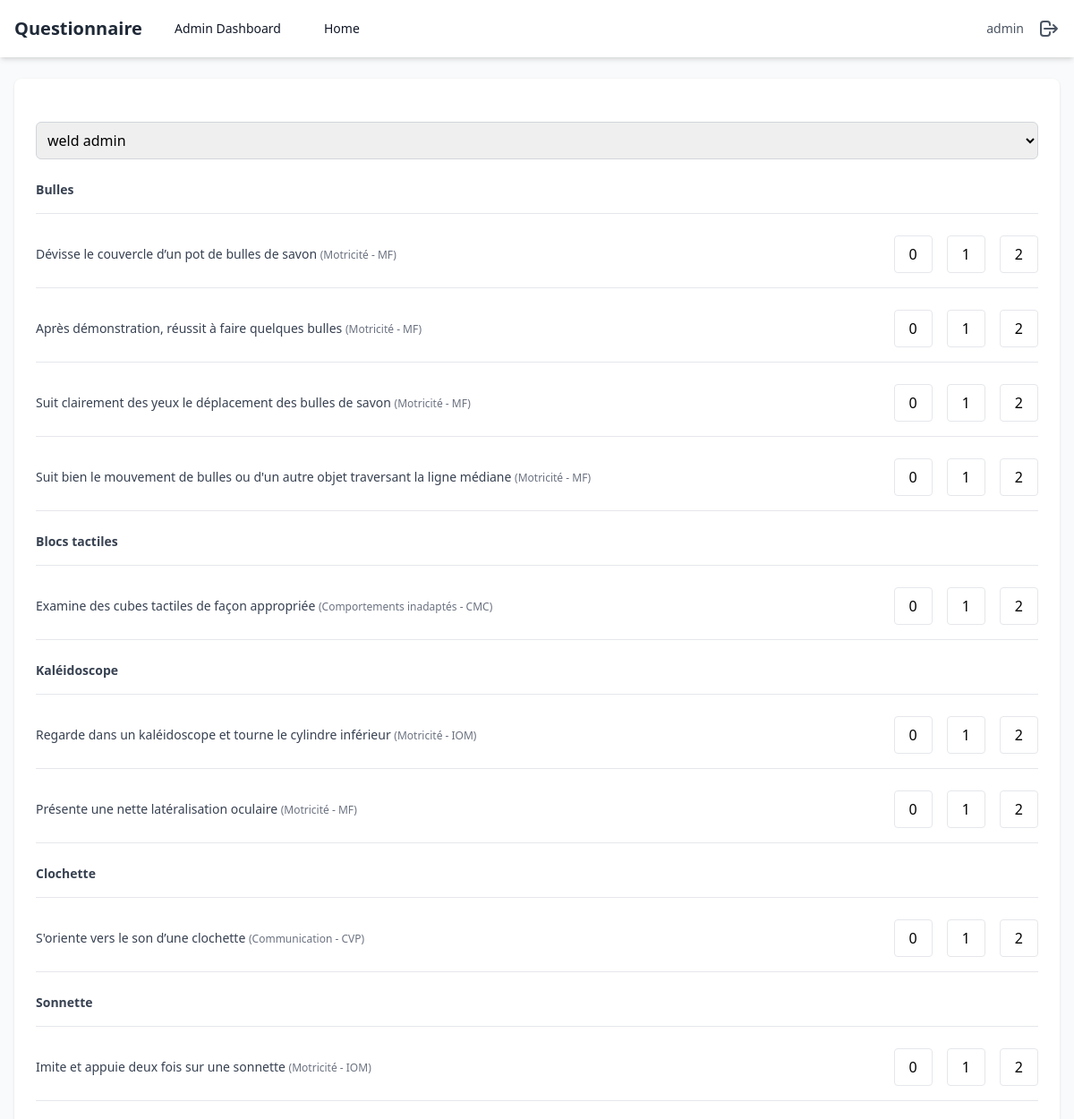
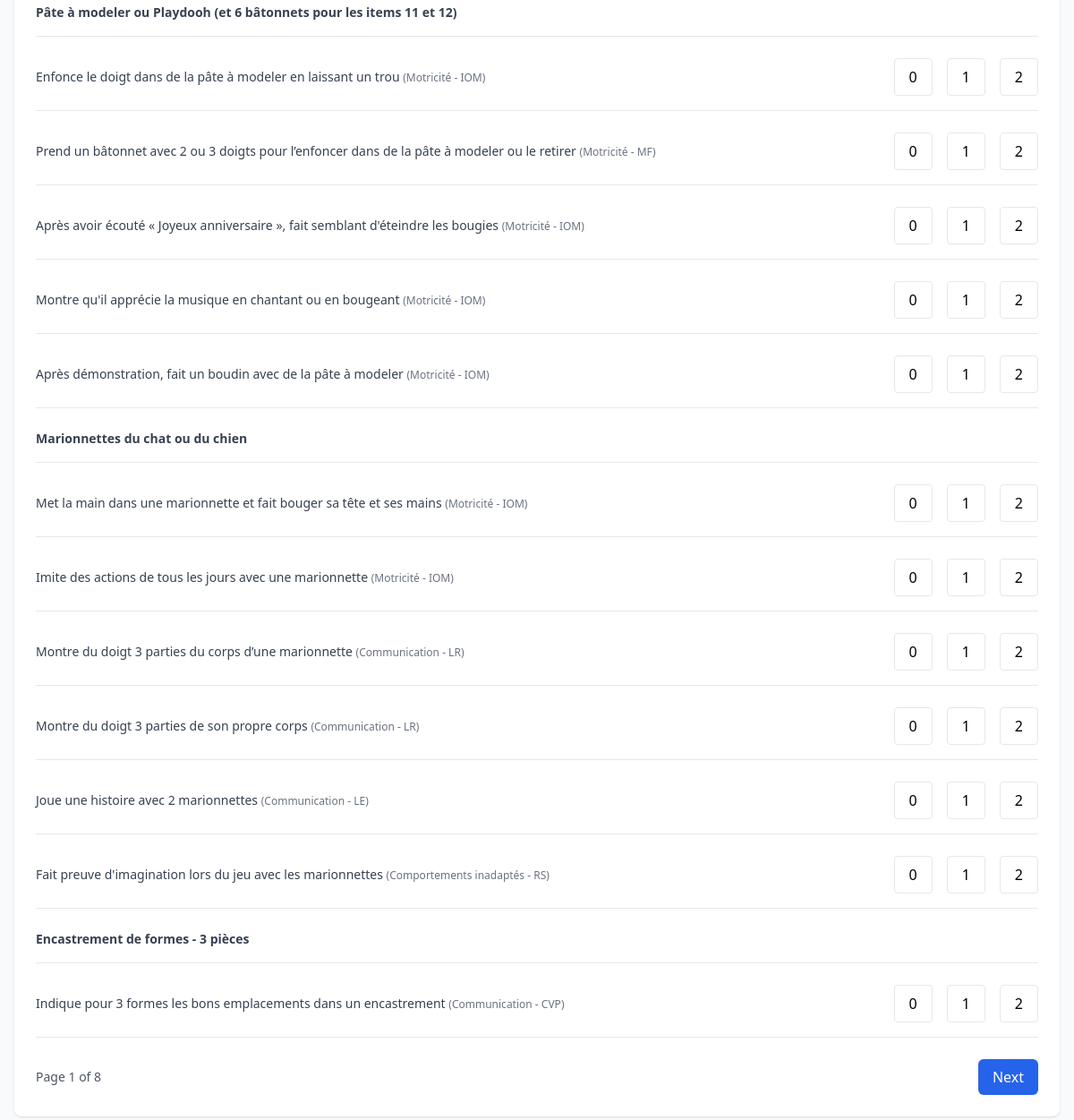
Screenshot of /questionnaire/5/ (signed in) with the database file from the repository (2 pictures, top to bottom).
### polls/models.py (models this page shows, shortened)
class Parent(AbstractUser):
    name = models.CharField(max_length=255, default='')
    is_parent = models.BooleanField(default=True)
    is_superuser = models.BooleanField(default=False)
    class Meta:
        swappable = 'AUTH_USER_MODEL'

class Question(models.Model):
    num_question  = models.AutoField(primary_key=True, verbose_name='Numéro de la Question')
    sous_domain = models.ForeignKey(SousDomain, on_delete=models.CASCADE, default='', verbose_name='Sous Domaine')
    text = models.TextField(verbose_name='Texte de la Question')
    can_ask = models.BooleanField(default=True, verbose_name='Est une Question ?')

class SousDomain(models.Model):
    id = models.AutoField(primary_key=True)
    domain = models.ForeignKey(Domain, on_delete=models.CASCADE, default='', verbose_name='Domaine')
    name = models.CharField(max_length=255, default='', verbose_name='Nom du Sous-Domaine')
    def __str__(self):
        return self.name

class Domain(models.Model):
    id = models.AutoField(primary_key=True)
    formulaire = models.ForeignKey(Formulaire, related_name='domains', on_delete=models.CASCADE, default='', verbose_name='Formulaire')
    name = models.CharField(max_length=255, default='', verbose_name='Nom du Domaine')
    def __str__(self):
        return self.name

### polls/views.py (the view, shortened to what this page needs)
# urls.py: path('questionnaire/<int:formulaire_id>/', questionnaire_view, name='questionnaire_view'),
@login_required
def questionnaire_view(request, formulaire_id):
    formulaire = get_object_or_404(Formulaire, id=formulaire_id)
    parent = request.user
    if parent.is_superuser:
        students = Student.objects.all()
    else:
        students = Student.objects.filter(parent=parent)
    domains = Domain.objects.filter(formulaire=formulaire)
    sousdomains = SousDomain.objects.filter(domain__in=domains)
    questions = Question.objects.filter(sous_domain__in=sousdomains).order_by('num_question')
    paginator = Paginator(questions, 29)
    page_number = request.GET.get('page', 1)
    page_obj = paginator.get_page(page_number)
    initial_data = {}
    if request.session:
        for key in request.session.keys():
            if key.startswith('question_') or key == 'student':
                initial_data[key] = request.session[key]
    initial_data = {}
    for key in request.session.keys():
        if key.startswith('question_') or key == 'student':
            initial_data[key] = request.session[key]
    return render(request, 'questionnaire_form.html', {
        'formulaire': formulaire,
        'students': students,
        'page_obj': page_obj,
        'initial_data': initial_data,
        'visited_pages': request.session.get('visited_pages', [])
    })

### polls/templates/questionnaire_form.html (shortened to what this page needs)
{% extends 'base.html' %}
{% load custom_filters %}
{% block content %}
<form method="post" action="?page={{ page_obj.number }}" class="bg-white shadow rounded-lg p-6 space-y-6">
    <select name="student" required class="w-full p-2 border rounded-md border-gray-300">
        {% for student in students %}
            <option value="{{ student.id }}" {% if initial_data.student == student.id|stringformat:"s" %}selected{% endif %}>
                {{ student.name }}
            </option>
        {% endfor %}
    </select>
    {% for question in page_obj %}
        <div class="flex items-center justify-between border-b pb-4">
            {% if question.can_ask %}
                <span class="text-sm text-gray-700 w-2/3">{{ question.text }}
                    <span class="text-xs text-gray-500">({{ question.sous_domain.domain }} - {{ question.sous_domain }})</span>
                </span>
                <div class="flex gap-4" id="group_{{ question.num_question }}">
                    {% for value in '012'|make_list %}
                    <label class="flex items-center">
                        <span class="px-4 py-2 border rounded cursor-pointer hover:bg-gray-50 radio-label">{{ value }}</span>
                    </label>
                    {% endfor %}
                </div>
            {% else %}
                <span class="text-sm font-bold text-gray-700 w-full">{{ question.text }}</span>
            {% endif %}
        </div>
    {% endfor %}
    <div class="flex justify-between items-center">
        <span class="text-sm text-gray-600">Page {{ page_obj.number }} of {{ page_obj.paginator.num_pages }}</span>
        <button type="submit" class="px-4 py-2 {% if page_obj.has_next %}bg-blue-600 hover:bg-blue-700{% else %}bg-green-600 hover:bg-green-700{% endif %} text-white rounded-md">
            {% if page_obj.has_next %}Next{% else %}Submit{% endif %}
        </button>
    </div>
</form>
{% endblock %}

### polls/templates/base.html (shortened to what this page needs)
{% load static %}
<!DOCTYPE html>
<html lang="en">
  <head>
    <script src="https://cdn.tailwindcss.com"></script>
  </head>
  <body class="bg-gray-50">
    <nav class="bg-white shadow-md">
      <div class="max-w-7xl mx-auto px-4">
        <div class="flex justify-between h-16">
          <div class="flex items-center">
            <span class="text-xl font-bold text-gray-800">Questionnaire</span>
            {% if request.user.is_superuser %}
            <a
              href="{% url 'admin_dashboard' %}"
              class="ml-6 px-3 py-2 rounded-md text-sm font-medium text-gray-900"
              >Admin Dashboard</a
            >
            {% endif %}
            <a
              href="/"
              class="ml-6 px-3 py-2 rounded-md text-sm font-medium text-gray-900"
              >Home</a
            >
          </div>
          <div class="flex items-center space-x-4">
            <span class="text-sm text-gray-600"
              >{{ request.user.username }}</span
            >
            <a
              href="{% url 'logout' %}"
              class="text-gray-600 hover:text-gray-900"
            >
              <svg
                xmlns="http://www.w3.org/2000/svg"
                class="h-6 w-6"
                fill="none"
                viewBox="0 0 24 24"
                stroke="currentColor"
              >
                <path
                  stroke-linecap="round"
                  stroke-linejoin="round"
                  stroke-width="2"
                  d="M17 16l4-4m0 0l-4-4m4 4H7m6 4v1a3 3 0 01-3 3H6a3 3 0 01-3-3V7a3 3 0 013-3h4a3 3 0 013 3v1"
                />
              </svg>
            </a>
          </div>
        </div>
      </div>
    </nav>
    <main class="max-w-7xl mx-auto py-6 px-4">
       {% block content %}{% endblock %}
    </main>
  </body>
</html>

### rows the page displays
Parent: user.username "admin"
Question: text "Bulles"
Question: text "Dévisse le couvercle d’un pot de bulles de savon", sous_domain.domain "Motricité", sous_domain "MF", make_list "0" "1" "2"
Question: text "Après démonstration, réussit à faire quelques bulles", sous_domain.domain "Motricité", sous_domain "MF", make_list "0" "1" "2"
Question: text "Suit clairement des yeux le déplacement des bulles de savon", sous_domain.domain "Motricité", sous_domain "MF", make_list "0" "1" "2"
Question: text "Suit bien le mouvement de bulles ou d'un autre objet traversant la ligne médiane", sous_domain.domain "Motricité", sous_domain "MF", make_list "0" "1" "2"
Question: text "Blocs tactiles"
Question: text "Examine des cubes tactiles de façon appropriée", sous_domain.domain "Comportements inadaptés", sous_domain "CMC", make_list "0" "1" "2"
Question: text "Kaléidoscope"
Question: text "Regarde dans un kaléidoscope et tourne le cylindre inférieur", sous_domain.domain "Motricité", sous_domain "IOM", make_list "0" "1" "2"
Question: text "Présente une nette latéralisation oculaire", sous_domain.domain "Motricité", sous_domain "MF", make_list "0" "1" "2"
Question: text "Clochette"
Question: text "S'oriente vers le son d’une clochette", sous_domain.domain "Communication", sous_domain "CVP", make_list "0" "1" "2"
Question: text "Sonnette"
Question: text "Imite et appuie deux fois sur une sonnette", sous_domain.domain "Motricité", sous_domain "IOM", make_list "0" "1" "2"
Question: text "Pâte à modeler ou Playdooh (et 6 bâtonnets pour les items 11 et 12)"
Question: text "Enfonce le doigt dans de la pâte à modeler en laissant un trou", sous_domain.domain "Motricité", sous_domain "IOM", make_list "0" "1" "2"
Question: text "Prend un bâtonnet avec 2 ou 3 doigts pour l’enfoncer dans de la pâte à modeler ou le retirer", sous_domain.domain "Motricité", sous_domain "MF", make_list "0" "1" "2"
Question: text "Après avoir écouté « Joyeux anniversaire », fait semblant d'éteindre les bougies", sous_domain.domain "Motricité", sous_domain "IOM", make_list "0" "1" "2"
Question: text "Montre qu'il apprécie la musique en chantant ou en bougeant", sous_domain.domain "Motricité", sous_domain "IOM", make_list "0" "1" "2"
Question: text "Après démonstration, fait un boudin avec de la pâte à modeler", sous_domain.domain "Motricité", sous_domain "IOM", make_list "0" "1" "2"
Question: text "Marionnettes du chat ou du chien"
Question: text "Met la main dans une marionnette et fait bouger sa tête et ses mains", sous_domain.domain "Motricité", sous_domain "IOM", make_list "0" "1" "2"
Question: text "Imite des actions de tous les jours avec une marionnette", sous_domain.domain "Motricité", sous_domain "IOM", make_list "0" "1" "2"
Question: text "Montre du doigt 3 parties du corps d’une marionnette", sous_domain.domain "Communication", sous_domain "LR", make_list "0" "1" "2"
Question: text "Montre du doigt 3 parties de son propre corps", sous_domain.domain "Communication", sous_domain "LR", make_list "0" "1" "2"
Question: text "Joue une histoire avec 2 marionnettes", sous_domain.domain "Communication", sous_domain "LE", make_list "0" "1" "2"
Question: text "Fait preuve d'imagination lors du jeu avec les marionnettes", sous_domain.domain "Comportements inadaptés", sous_domain "RS", make_list "0" "1" "2"
Question: text "Encastrement de formes - 3 pièces"
Question: text "Indique pour 3 formes les bons emplacements dans un encastrement", sous_domain.domain "Communication", sous_domain "CVP", make_list "0" "1" "2"

### other values shown
{{ page_obj.number }} "1"
{{ page_obj.paginator.num_pages }} "8"
form field student "weld admin"
